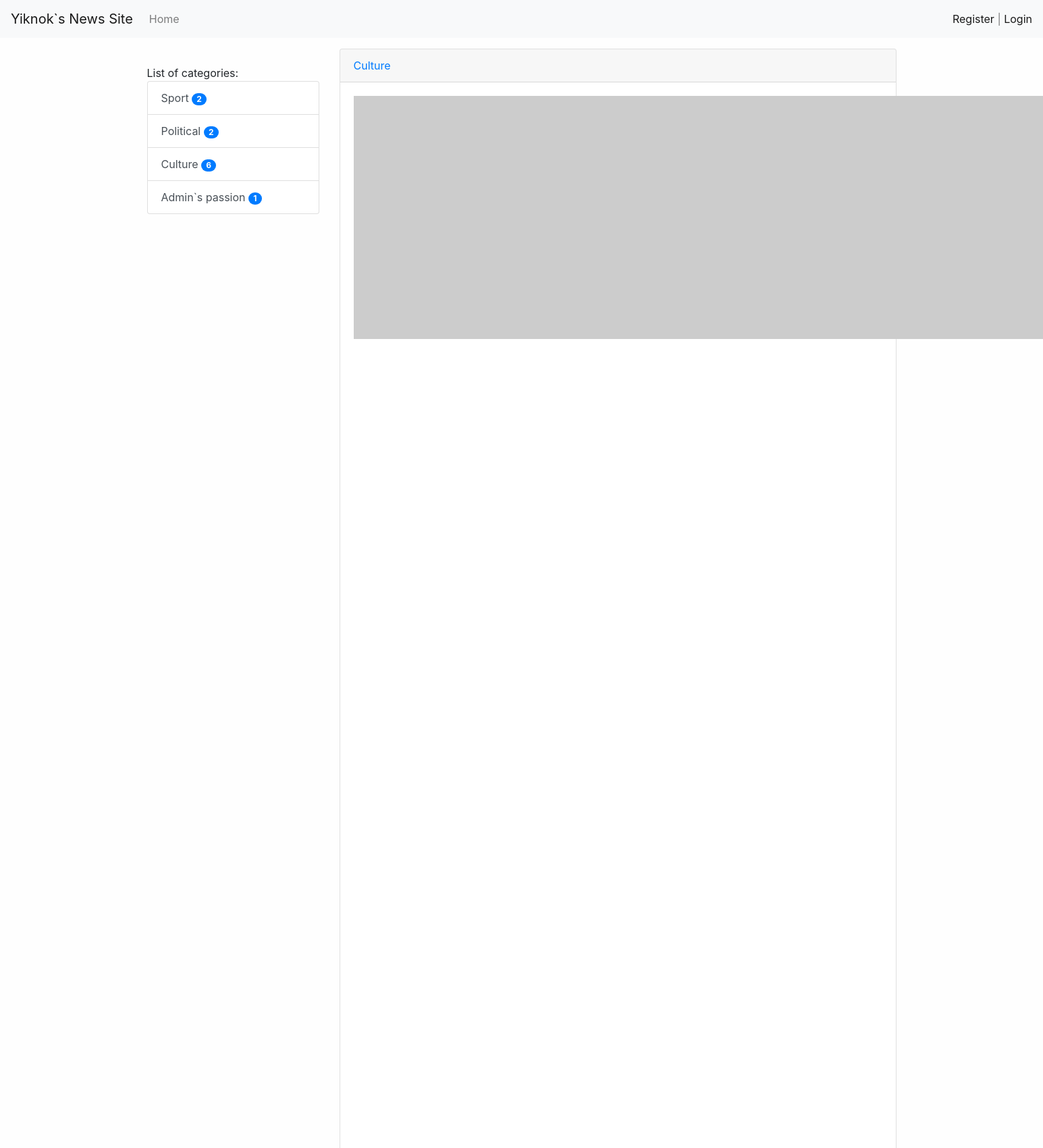
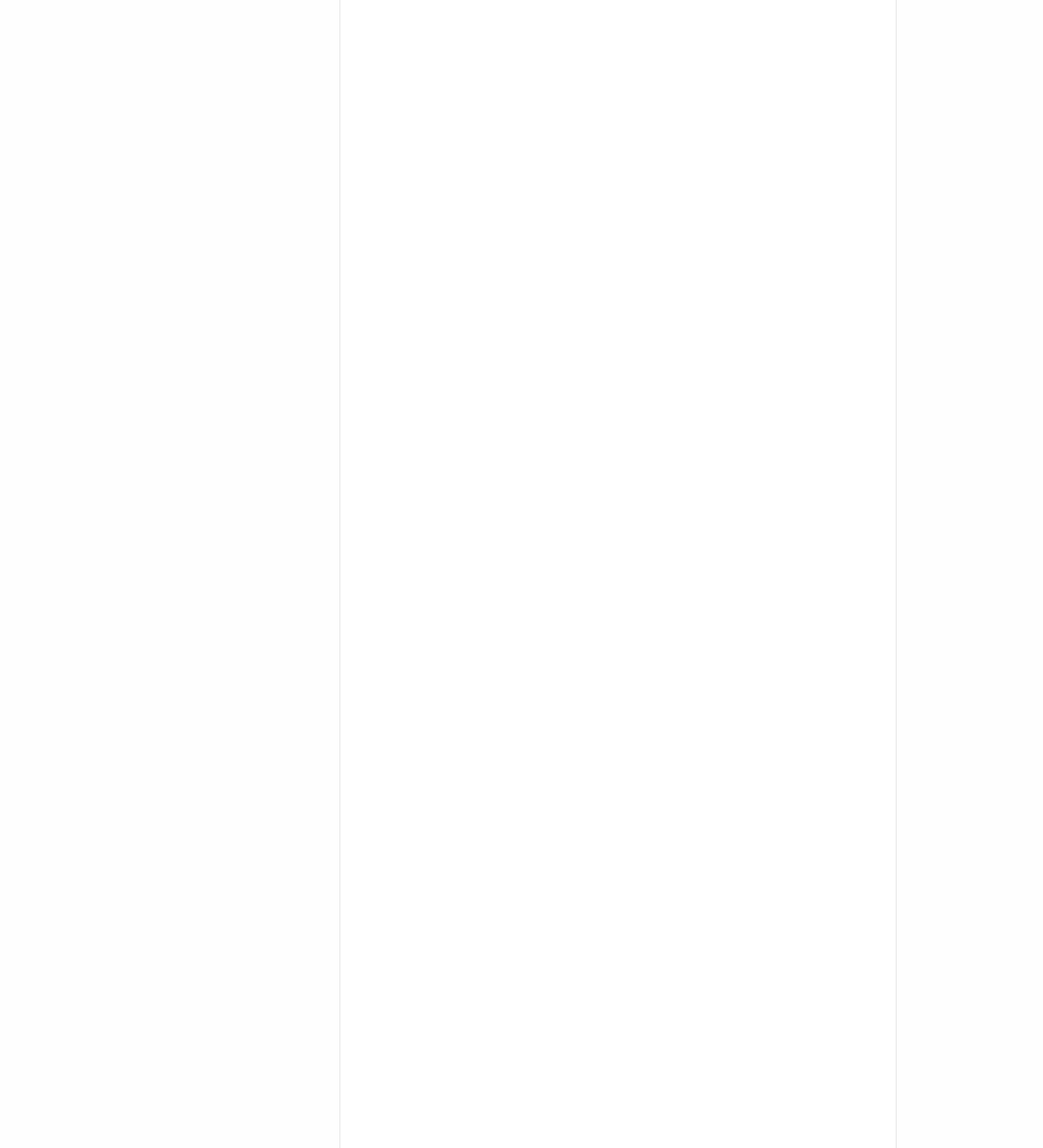
The app's page /news/11/ (upper part) with its own data (2 pictures, top to bottom).
### news/models.py (models this page shows, shortened)
class Category(models.Model):
    title = models.CharField(max_length=150, db_index=True, verbose_name='Category title')
    def get_absolute_url(self):
        return reverse('category',kwargs={'category_id':self.pk})
    class Meta:
        verbose_name = 'Category'
        verbose_name_plural = 'Categories'
        ordering = ['title']

class News(models.Model):
    title = models.CharField(max_length=150, verbose_name='News Title')
    content = models.TextField(blank=True, verbose_name='News Content')
    created_at = models.DateTimeField(auto_now_add=True, verbose_name='Created At:')
    updated_at = models.DateTimeField(auto_now=True, verbose_name='Last Update:')
    photo = models.ImageField(upload_to='photos/%Y/%m/%d', blank=True, verbose_name='Photo')
    is_published=models.BooleanField(default=True,verbose_name='Published')
    category = models.ForeignKey('Category', on_delete=models.PROTECT, verbose_name='News Category')
    views = models.IntegerField(default=0)
    class Meta:
        verbose_name = 'News'
        verbose_name_plural = 'News'
        ordering = ['-created_at']

### news/views.py (the view)
# urls.py: path('news/<int:pk>/', ViewNews.as_view(), name='view_news'),
class ViewNews(DeleteView):
    model = News
    context_object_name = 'news_item'

### news/templatetags/news_tags.py (called while the page is built)
@register.simple_tag()
def get_categories():
    return Category.objects.all()

@register.inclusion_tag('news/list_categories.html')
def show_categories(arg1, arg2):
    categories = Category.objects.annotate(cnt=Count('news',filter=F('news__is_published'))).filter(cnt__gt=0)
    return {'categories': categories, 'arg1': arg1, 'arg2': arg2}

### news/templates/news/news_confirm_delete.html (shortened to what this page needs)
{% extends 'base.html' %}
{%block sidebar%}
{%include 'inc/_sidebar.html'%}
{%endblock%}
{%block content%}
<div class="card mb-3">
    <div class="card-header">
        <a href="{{item.category.get_absolute_url}}">{{news_item.category.title}}</a>
    </div>
    <div class="card-body">
        <div class="media">
            {%if news_item.photo%}
            <img src="{{news_item.photo.url}}" width="360" class="mr-3">
            {%else%}
            <img src="https://picsum.photos/id/1060/360/205?blur=2" class="mr-3">
            {%endif%}
        </div>
    </div>
</div>
{%endblock%}

### news/templates/news/list_categories.html
<div class="list-group">
    {{arg1}} {{arg2}}
    {%for item in categories%}
    <a href="{{item.get_absolute_url}}" class="list-group-item list-group-item-action">{{item.title}}     <span class="badge badge-primary badge-pill">{{item.cnt}}</span>
</a>
    {%endfor%}
</div>

### djangoPractice/static/css/style.css (style rules this page uses)
body { background-color : #fefefe; }

### records on screen
Category: title "Sport", cnt "2"
Category: title "Political", cnt "2"
Category: title "Culture", cnt "6"
Category: title "Admin`s passion", cnt "1"
News: category "Culture"

### other values on screen
{{ arg1 }} "List of"
{{ arg2 }} "categories:"
